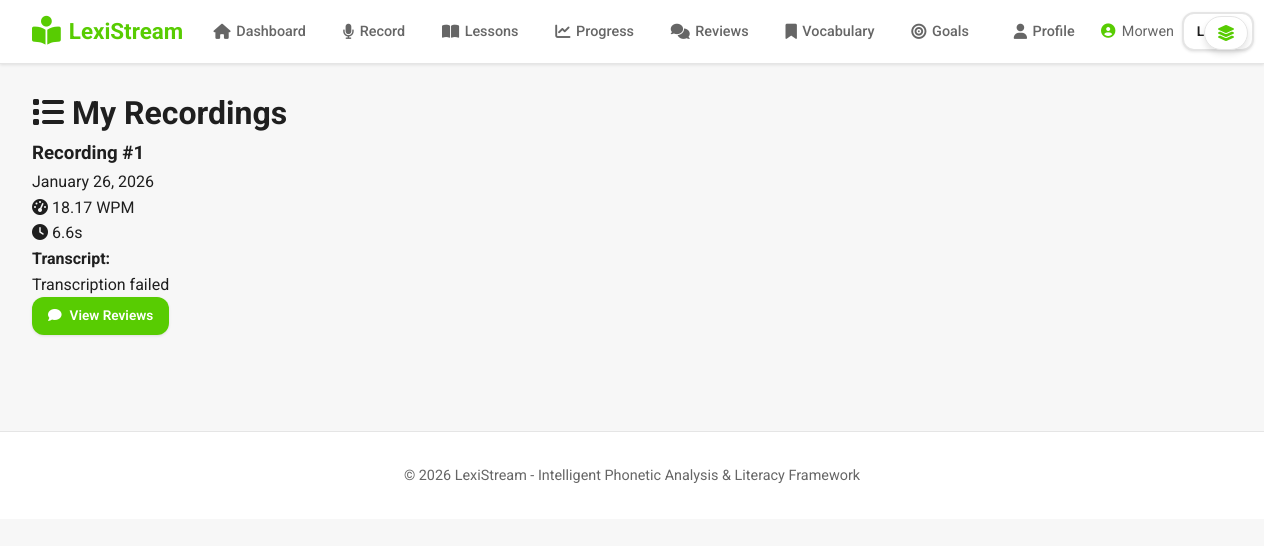
Screenshot of /recordings (signed in) with the database file from the repository.
### app.py (models this page shows)
class User(UserMixin, db.Model):
    id = db.Column(db.Integer, primary_key=True)
    username = db.Column(db.String(80), unique=True, nullable=False)
    email = db.Column(db.String(120), unique=True, nullable=False)
    password_hash = db.Column(db.String(255), nullable=False)
    is_admin = db.Column(db.Boolean, default=False, nullable=False)
    display_name = db.Column(db.String(120))
    bio = db.Column(db.Text)
    location = db.Column(db.String(120))
    website = db.Column(db.String(255))
    avatar_url = db.Column(db.String(255))
    role = db.Column(db.String(20), default="user", nullable=False)  # user, teacher, admin
    created_at = db.Column(db.DateTime, default=datetime.utcnow)

class Recording(db.Model):
    id = db.Column(db.Integer, primary_key=True)
    user_id = db.Column(db.Integer, db.ForeignKey('user.id'), nullable=False)
    filename = db.Column(db.String(255), nullable=False)
    transcript = db.Column(db.Text)
    words_per_minute = db.Column(db.Float)
    duration_seconds = db.Column(db.Float)
    created_at = db.Column(db.DateTime, default=datetime.utcnow)
    user = db.relationship('User', backref=db.backref('recordings', lazy=True))

### app.py (the view)
@app.route('/recordings')
@login_required
def recordings():
    recordings_list = Recording.query.filter_by(user_id=current_user.id)\
        .order_by(Recording.created_at.desc()).all()
    return render_template('recordings.html', recordings=recordings_list)

### app.py (called while the page is built)
@login_manager.user_loader
def load_user(user_id):
    return User.query.get(int(user_id))

### templates/recordings.html (shortened to what this page needs)
{% extends "base.html" %}
{% block content %}
<div class="recordings-container">
    <h1 class="page-title"><i class="fas fa-list"></i> My Recordings</h1>
    {% if recordings %}
    <div class="recordings-grid">
        {% for recording in recordings %}
        <div class="recording-card">
            <div class="recording-header">
                <h3>Recording #{{ recording.id }}</h3>
                <span class="recording-date">{{ recording.created_at.strftime('%B %d, %Y') }}</span>
            </div>
            <div class="recording-stats">
                <div class="stat-badge">
                    <i class="fas fa-tachometer-alt"></i> {{ recording.words_per_minute }} WPM
                </div>
                <div class="stat-badge">
                    <i class="fas fa-clock"></i> {{ "%.1f"|format(recording.duration_seconds) }}s
                </div>
            </div>
            {% if recording.transcript %}
            <div class="recording-transcript">
                <p><strong>Transcript:</strong></p>
                <p>{{ recording.transcript }}</p>
            </div>
            {% endif %}
            <div class="recording-actions">
                <a href="{{ url_for('review_recording', recording_id=recording.id) }}" class="btn btn-sm btn-primary">
                    <i class="fas fa-comment"></i> View Reviews
                </a>
            </div>
        </div>
        {% endfor %}
    </div>
    {% endif %}
</div>
{% endblock %}

### templates/base.html (shortened to what this page needs)
<!DOCTYPE html>
<html lang="en">
<head>
    <link rel="stylesheet" href="{{ url_for('static', filename='css/style.css') }}">
    <link rel="stylesheet" href="https://cdnjs.cloudflare.com/ajax/libs/font-awesome/6.4.0/css/all.min.css">
</head>
<body>
    <header class="navbar">
        <div class="nav-container">
            <div class="nav-left">
                <a href="{% if current_user.is_authenticated %}{% if current_user.is_admin %}{{ url_for('admin_dashboard') }}{% else %}{{ url_for('dashboard') }}{% endif %}{% else %}{{ url_for('index') }}{% endif %}" class="nav-logo">
                    <i class="fas fa-book-reader"></i>
                    <span>LexiStream</span>
                </a>
            </div>
            <div class="nav-center">
                {% if current_user.is_authenticated %}
                <ul class="nav-menu">
                    {% if current_user.is_admin or current_user.role == 'admin' %}
                    <li>
                        <a href="{{ url_for('admin_dashboard') }}" class="nav-link {% if request.endpoint == 'admin_dashboard' %}active{% endif %}">
                            <i class="fas fa-shield-alt"></i><span>Admin</span>
                        </a>
                    </li>
                    {% elif current_user.role == 'teacher' %}
                    <li>
                        <a href="{{ url_for('teacher_dashboard') }}" class="nav-link {% if request.endpoint == 'teacher_dashboard' %}active{% endif %}">
                            <i class="fas fa-chalkboard-teacher"></i><span>Teacher</span>
                        </a>
                    </li>
                    {% else %}
                    <li>
                        <a href="{{ url_for('dashboard') }}" class="nav-link {% if request.endpoint == 'dashboard' %}active{% endif %}">
                            <i class="fas fa-home"></i><span>Dashboard</span>
                        </a>
                    </li>
                    {% endif %}
                    <li>
                        <a href="{{ url_for('record') }}" class="nav-link {% if request.endpoint == 'record' %}active{% endif %}">
                            <i class="fas fa-microphone"></i><span>Record</span>
                        </a>
                    </li>
                    <li>
                        <a href="{{ url_for('lessons') }}" class="nav-link {% if request.endpoint == 'lessons' %}active{% endif %}">
                            <i class="fas fa-book-open"></i><span>Lessons</span>
                        </a>
                    </li>
                    <li>
                        <a href="{{ url_for('progress') }}" class="nav-link {% if request.endpoint == 'progress' %}active{% endif %}">
                            <i class="fas fa-chart-line"></i><span>Progress</span>
                        </a>
                    </li>
                    <li>
                        <a href="{{ url_for('reviews') }}" class="nav-link {% if 'review' in request.endpoint %}active{% endif %}">
                            <i class="fas fa-comments"></i><span>Reviews</span>
                        </a>
                    </li>
                    <li>
                        <a href="{{ url_for('vocabulary') }}" class="nav-link {% if request.endpoint == 'vocabulary' %}active{% endif %}">
                            <i class="fas fa-bookmark"></i><span>Vocabulary</span>
                        </a>
                    </li>
                    <li>
                        <a href="{{ url_for('goals') }}" class="nav-link {% if request.endpoint == 'goals' %}active{% endif %}">
                            <i class="fas fa-bullseye"></i><span>Goals</span>
                        </a>
                    </li>
                </ul>
                {% endif %}
            </div>
            <div class="nav-right">
                {% if current_user.is_authenticated %}
                <a href="{{ url_for('profile') }}" class="nav-link" style="margin-right: 0.25rem;">
                    <i class="fas fa-user"></i><span>Profile</span>
                </a>
                <span class="nav-user">
                    <i class="fas fa-user-circle"></i>
                    {{ current_user.username }}{% if current_user.is_admin %} (Admin){% endif %}
                </span>
                <a href="{{ url_for('logout') }}" class="btn btn-secondary btn-sm">Logout</a>
                {% else %}
                <a href="{{ url_for('login') }}" class="btn btn-secondary btn-sm">Login</a>
                <a href="{{ url_for('register') }}" class="btn btn-primary btn-sm">Register</a>
                {% endif %}
            </div>
        </div>
    </header>
    {% if current_user.is_authenticated %}
    <button type="button" id="toggleCanvasBtn" class="canvas-toggle" title="Toggle dashboard">
        <i class="fas fa-layer-group"></i>
    </button>
    {% endif %}
    <main class="main-content">
        {% block content %}{% endblock %}
    </main>
    <footer class="footer">
        <p>&copy; 2026 LexiStream - Intelligent Phonetic Analysis & Literacy Framework</p>
    </footer>
</body>
</html>

### static/css/style.css (style rules this page uses)
* { margin: 0; padding: 0; box-sizing: border-box; }
:root { --matcha-dark: #58cc02; --matcha-light: #89e219; --matcha-hover: #4fb800; --cream-bg: #f7f7f7; --cream-light: #ffffff; --cream-border: #e5e5e5; --text-primary: #1f1f1f; --text-secondary: #666666; --text-light: #999999; --danger: #dc3545; --warning: #ffc107; --shadow-sm: 0 1px 3px rgba(0, 0, 0, 0.1); --shadow-md: 0 4px 6px rgba(0, 0, 0, 0.1); --shadow-lg: 0 10px 20px rgba(0, 0, 0, 0.1); }
body { font-family: 'Roboto', -apple-system, BlinkMacSystemFont, 'Segoe UI', sans-serif; background: var(--cream-bg); color: var(--text-primary); line-height: 1.6; min-height: 100vh; }
.navbar { background: var(--cream-light); border-bottom: 1px solid var(--cream-border); position: sticky; top: 0; z-index: 1000; box-shadow: var(--shadow-sm); transition: transform 0.3s ease; }
.nav-container { max-width: 1400px; margin: 0 auto; padding: 0.75rem 2rem; display: flex; align-items: center; justify-content: space-between; gap: 1rem; }
.nav-left, .nav-center, .nav-right { display: flex; align-items: center; gap: 1rem; }
.nav-logo { display: inline-flex; align-items: center; gap: 0.5rem; font-size: 1.4rem; font-weight: 700; color: var(--matcha-dark); text-decoration: none; }
.nav-logo i { font-size: 1.8rem; }
.nav-menu { list-style: none; display: flex; align-items: center; gap: 0.5rem; }
.nav-link { display: inline-flex; align-items: center; gap: 0.35rem; padding: 0.5rem 0.9rem; border-radius: 999px; text-decoration: none; color: var(--text-secondary); font-size: 0.9rem; font-weight: 500; transition: background 0.2s ease, color 0.2s ease; }
.nav-link i { font-size: 0.95rem; }
.nav-user { display: inline-flex; align-items: center; gap: 0.4rem; font-size: 0.9rem; color: var(--text-secondary); }
.nav-user i { color: var(--matcha-dark); }
.nav-right .btn-sm { padding: 0.4rem 0.8rem; }
.nav-right { gap: 0.5rem; }
.canvas-toggle { position: fixed; top: 1rem; right: 1rem; z-index: 1100; background: var(--cream-light); border: 1px solid var(--cream-border); border-radius: 999px; padding: 0.5rem 0.75rem; box-shadow: var(--shadow-md); display: flex; align-items: center; justify-content: center; cursor: pointer; }
.canvas-toggle i { font-size: 1rem; color: var(--matcha-dark); }
.main-content { max-width: 1400px; margin: 0 auto; padding: 1.5rem 2rem 2rem; }
.btn { display: inline-flex; align-items: center; gap: 0.5rem; padding: 0.75rem 1.5rem; border: none; border-radius: 12px; font-weight: 600; font-size: 0.95rem; cursor: pointer; transition: all 0.2s ease; text-decoration: none; font-family: 'Roboto', sans-serif; box-shadow: var(--shadow-sm); }
.btn-primary { background: var(--matcha-dark); color: white; }
.btn-secondary { background: var(--cream-light); color: var(--text-primary); border: 2px solid var(--cream-border); }
.btn-sm { padding: 0.5rem 1rem; font-size: 0.85rem; }
.footer { background: var(--cream-light); border-top: 1px solid var(--cream-border); text-align: center; padding: 2rem; margin-top: 4rem; color: var(--text-secondary); font-size: 0.9rem; }

### rows the page displays
User: username "Morwen"
Recording: id "1", created_at "January 26, 2026", words_per_minute "18.17", duration_seconds "6.6", transcript "Transcription failed"
